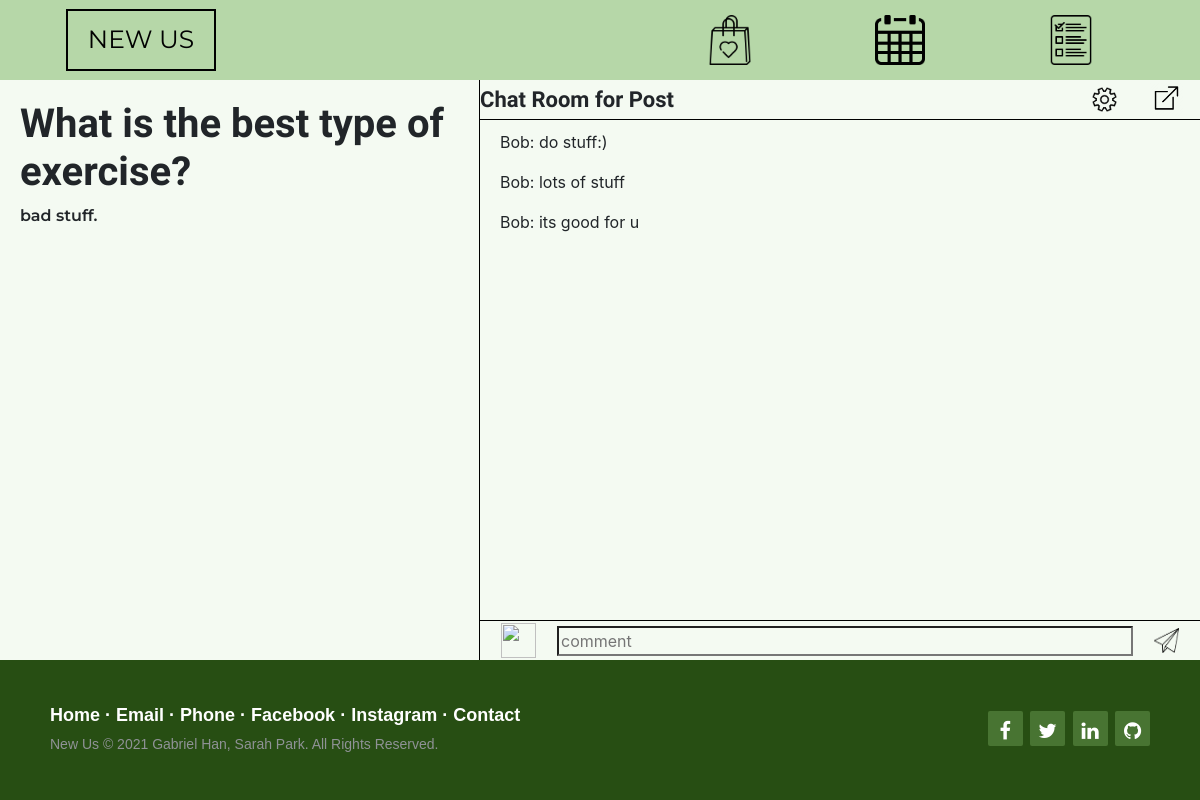
/chat/577bcd98-5717-467a-9975-a97debd707a4 (signed in), run on the app's committed database.
### files/databases.py (models this page shows, shortened)
class Post(db.Model):
  id = db.Column(db.Integer, primary_key=True)
  uuid = db.Column(db.String(50), unique=True)
  title = db.Column(db.String(500), nullable=False)
  post = db.Column(db.String, nullable=False)
  goalType = db.Column(db.String(10), nullable=False)
  user_id = db.Column(db.Integer, db.ForeignKey("user.id"), nullable=False)
  subposts = db.relationship("SubPost", backref="post", lazy=True)

class SubPost(db.Model):
  id = db.Column(db.Integer, primary_key=True)
  subpost = db.Column(db.String(1000), nullable=False)
  username = db.Column(db.String(20), nullable=False)
  user_id = db.Column(db.Integer, db.ForeignKey("user.id"), nullable=False)
  post_id = db.Column(db.Integer, db.ForeignKey("post.id"), nullable=False)

### files/routes.py (the view)
@app.route('/chat/<uuid>', methods=['GET', 'POST'])
@login_required
def chat(uuid):
    post = Post.query.filter_by(uuid=uuid).first()
    subposts = post.subposts
    return render_template("chat.html", post=post, subposts=subposts)

### files/ajax.py (called while the page is built)
@login_manager.user_loader
def load_user(user_id):
    return User.query.get(int(user_id))

### templates/chat.html (shortened to what this page needs)
{% extends "template.html" %}
{% block info %}
<link rel="stylesheet" href="{{url_for('static', filename='css/chat.css')}}">
{% endblock info %}
{% block nav %}
  <a href="#" class="nav-link"><img src="{{url_for('static', filename='images/heart bag.png')}}" class="right-image"></a>
  <a href="/calendar" class="nav-link"><img src="{{url_for('static', filename='images/calendar.png')}}" class="right-image"></a>
  <a href="/list" class="nav-link"><img src="{{url_for('static', filename='images/list.png')}}" class="right-image"></a>
{% endblock nav %}
{% block bodyContent %}
<div class="post">
  <h1>{{post.title}}</h1>
  <p>{{post.post}}</p>
</div>
<div class="chat">
  <div class="chat-hold">
    <div class="chat-title">Chat Room for Post</div>
    <div class="chat-right">
      <a href="#" class="nav-link"><img src="{{url_for('static', filename='images/settings.png')}}" class="small-image"></a>
      <a href="#" class="nav-link"><img src="{{url_for('static', filename='images/newtab.png')}}" class="medium-image"></a>
    </div>
  </div>
  <div id="subposts">
  {% for subpost in subposts %}
    <div class="subpost">
      <p>{{subpost.username}}: {{subpost.subpost}}</p>
    </div>
  {% endfor %}
  </div>
  <div class="send-bar">
    <img src="{{url_for('static', filename='images/smiley face.png')}}" class="medium-image">
    <input id="comment" placeholder="comment">
    <img src="{{url_for('static', filename='images/airplane.png')}}" class="small-image" onclick="addComment()">
  </div>
</div>
{% endblock bodyContent %}

### files/static/css/template.css (style rules this page uses)
.nav-link { color: black; }

### files/static/css/chat.css (style rules this page uses)
.right-image { width: 50px; height: 50px; }
.small-image { width: 25px; height: 25px; }
.medium-image { width: 35px; height: 35px; }
body { background-color: rgb(244, 250, 242); overflow-x: hidden; }
.post { width: 40vw; height: calc(100vh - 220px); border-right: 1px black solid; padding: 20px; }
.chat { width: 60vw; height: calc(100vh - 220px); }
.chat-hold { display: flex; align-items: center; justify-content: space-between; border-bottom: 1px black solid; height: 40px; }
.chat-title { font-size: 22; font-weight: bold; font-family: "Kalam" }
.chat-right { display: flex; justify-content: space-evenly; align-items: center; }
.send-bar { display: flex; align-items: center; justify-content: space-evenly; height: 40px; border-top: 1px black solid }
#comment { width: 80%; background-color: transparent; }
#subposts { height: calc(100% - 80px); padding: 10px 20px; }
h1 { font-family: 'Kalam'; font-weight: bold; }
.post p { font-family: 'Montserrat'; font-weight: 600; }

### data on the page
Post: title "What is the best type of exercise?", post "bad stuff."
SubPost: username "Bob", subpost "do stuff:)"
SubPost: username "Bob", subpost "lots of stuff"
SubPost: username "Bob", subpost "its good for u"
